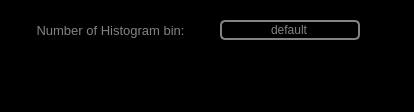
<?xml version="1.0" encoding="UTF-8"?>
<ui version="4.0">
 <class>MainWindow</class>
 <widget class="QMainWindow" name="MainWindow">
  <property name="geometry">
   <rect>
    <x>0</x>
    <y>0</y>
    <width>414</width>
    <height>112</height>
   </rect>
  </property>
  <property name="windowTitle">
   <string>Setting</string>
  </property>
  <property name="windowIcon">
   <iconset resource="../../Resources/nSOTScannerResources.qrc">
    <normaloff>:/nSOTScanner/Pictures/jj_schema.svg</normaloff>:/nSOTScanner/Pictures/jj_schema.svg</iconset>
  </property>
  <widget class="QWidget" name="centralwidget">
   <property name="styleSheet">
    <string notr="true">#centralwidget
{
background-color: rgb(0, 0, 0);
}</string>
   </property>
   <widget class="QLabel" name="label">
    <property name="geometry">
     <rect>
      <x>30</x>
      <y>20</y>
      <width>161</width>
      <height>21</height>
     </rect>
    </property>
    <property name="text">
     <string>&lt;html&gt;&lt;head/&gt;&lt;body&gt;&lt;p&gt;&lt;span style=&quot; font-size:10pt; color:#838383;&quot;&gt;Number of Histogram bin:&lt;/span&gt;&lt;/p&gt;&lt;/body&gt;&lt;/html&gt;</string>
    </property>
    <property name="alignment">
     <set>Qt::AlignCenter</set>
    </property>
   </widget>
   <widget class="QLineEdit" name="lineEdit_NumberHistogramBin">
    <property name="geometry">
     <rect>
      <x>220</x>
      <y>20</y>
      <width>140</width>
      <height>20</height>
     </rect>
    </property>
    <property name="styleSheet">
     <string notr="true">QLineEdit#lineEdit_NumberHistogramBin{
color: rgb(131,131,131);
background-color:rgb(0,0,0);
border: 2px solid  rgb(131,131,131);
border-radius: 5px
}
</string>
    </property>
    <property name="text">
     <string>default</string>
    </property>
    <property name="alignment">
     <set>Qt::AlignCenter</set>
    </property>
    <property name="readOnly">
     <bool>false</bool>
    </property>
   </widget>
  </widget>
 </widget>
 <resources>
  <include location="../../Resources/nSOTScannerResources.qrc"/>
 </resources>
 <connections/>
</ui>
